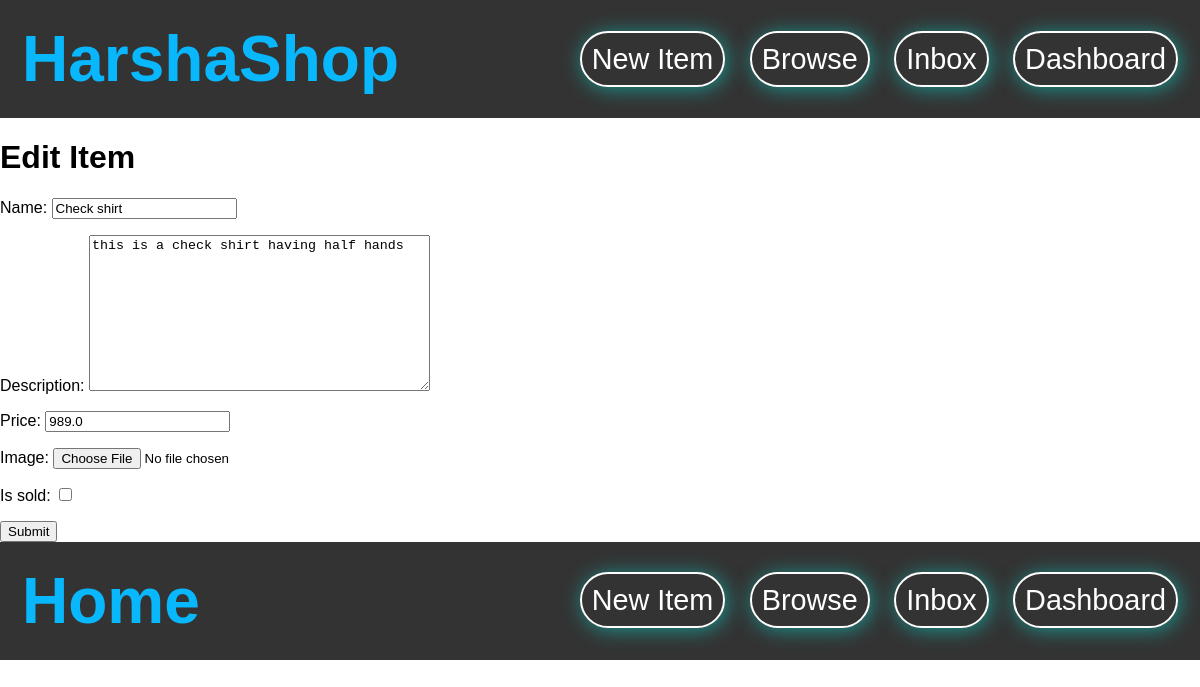
Screenshot of /items/4/edit/ (signed in) with the database file from the repository.
### item/models.py (models this page shows, shortened)
class Item(models.Model):
    category = models.ForeignKey(Category,related_name='items',on_delete=models.CASCADE)
    name = models.CharField(max_length=300)
    description = models.TextField(blank=True,null=True)
    price = models.FloatField()
    image = models.ImageField(upload_to="item_images",blank=True,null=True)
    created_at = models.DateTimeField(auto_now_add=True)
    created_by = models.ForeignKey(User,related_name='items',on_delete=models.CASCADE)
    is_sold = models.BooleanField(default=False)
    class Meta:
        ordering = ('name',)

### item/views.py (the view)
# urls.py: path('<int:pk>/edit/',views.edit,name='edit'),
@login_required
def edit(request,pk):
    item = get_object_or_404(Item,pk=pk,created_by=request.user)
    if request.method == "POST":
        form = EditItemForm(request.POST,request.FILES,instance=item)
        if form.is_valid():
            form.save()
            return redirect('item:detail',pk=item.id)
    else:
        form = EditItemForm(instance=item)
    return render(request,'item/form.html',{
        'form':form,
        'title':'Edit Item',
    })

### item/forms.py
class EditItemForm(forms.ModelForm):
    class Meta:
        model = Item
        fields = ('name','description','price','image','is_sold')
        widgets = {
            'name':forms.TextInput(attrs={
                'class': INPUT_FIELD
            }),
            'description':forms.Textarea(attrs={
                'class': INPUT_FIELD
            }),
            'price':forms.TextInput(attrs={
                'class': INPUT_FIELD
            }),
            'image':forms.FileInput(attrs={
                'class': INPUT_FIELD
            })
        }

### item/templates/item/form.html (shortened to what this page needs)
{% extends "core/base.html" %}
{% block content %}
<h1 class="mb-6 text-3xl">{{title}}</h1>
<form method="POST" action="." enctype="multipart/form-data">
    <div class="space-y-4">
        {{ form.as_p }}
    </div>
    <button class="py-4 px-8 mt-6 text-lg bg-teal-500 hover:bg-teal-700 rounded-xl text-white">Submit</button>
</form>
{% endblock %}

### storeapp/templates/core/base.html (style rules this page uses)
body { font-family: Verdana, Geneva, Tahoma, sans-serif; padding: 0px; margin: 0px; }

### rows the page displays
Item: name "Check shirt", description "this is a check shirt having half hands", price "989.0"

### other values shown
{{ title }} "Edit Item"
